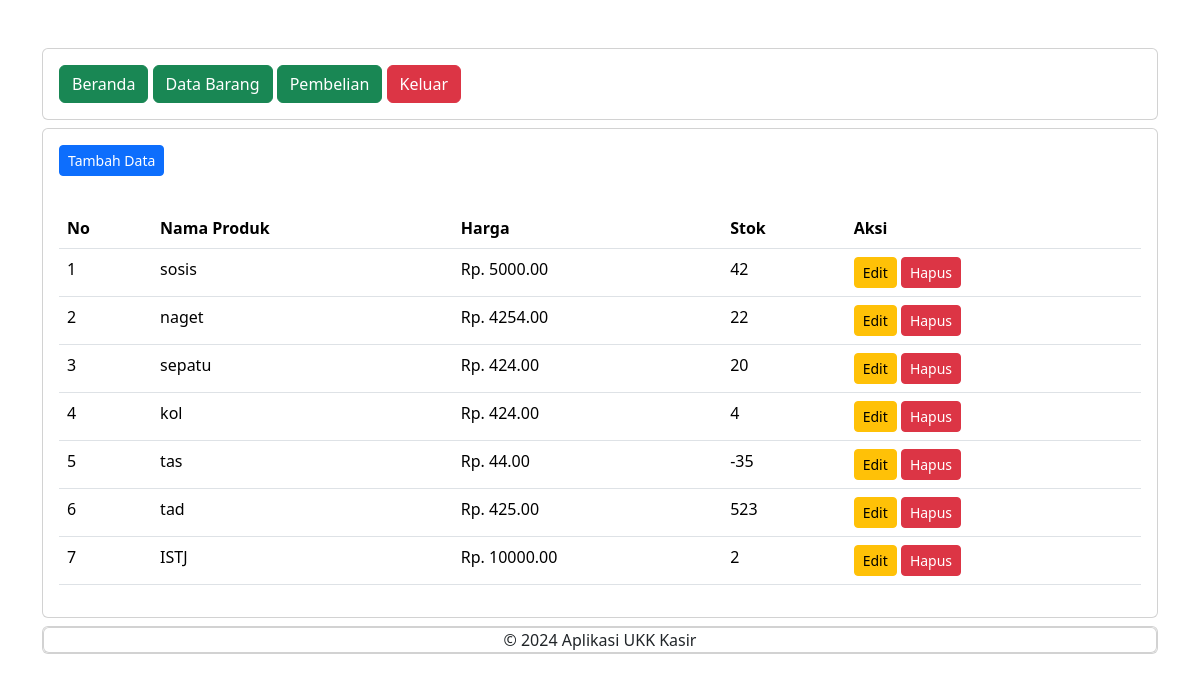
Page /petugas/data_barang.php (signed in) on the committed database.
### tables this page shows
CREATE TABLE `produk` (
  `produk_id` int(11) NOT NULL,
  `nama_produk` varchar(25) NOT NULL,
  `harga` decimal(10,2) NOT NULL,
  `stok` int(11) NOT NULL
);

### petugas/data_barang.php (the view, shortened to what this page needs)
<?php
include "header.php";
include "navbar.php";
?>
<div class="card mt-2">
    <div class="card-body">
        <button type="button" class="btn btn-primary btn-sm" data-bs-toggle="modal" data-bs-target="#tambah-data">
            Tambah Data
        </button>
    </div>
    <div class="card-body">
        <table class="table">
            <thead>
                <tr>
                    <th>No</th>
                    <th>Nama Produk</th>
                    <th>Harga</th>
                    <th>Stok</th>
                    <th>Aksi</th>
                </tr>
            </thead>
            <tbody>
                <?php
                include '../koneksi.php';
                $no = 1;
                $data = mysqli_query($koneksi,"select * from produk");
                while($d = mysqli_fetch_array($data)){
                    ?>
                    <tr>
                        <td><?= $no++ ?></td>
                        <td><?= $d['nama_produk']; ?></td>
                        <td>Rp. <?= $d['harga']; ?></td>
                        <td><?= $d['stok']; ?></td>
                        <td>
                            <button type="button" class="btn btn-warning btn-sm" data-bs-toggle="modal" data-bs-target="#edit-data<?= $d['produk_id'] ?>" <?= $d['produk_id']; ?>>
                                Edit
                            </button>
                            <button type="button" class="btn btn-danger btn-sm" data-bs-toggle="modal" data-bs-target="#hapus-data<?= $d['produk_id'] ?>" <?= $d['produk_id']; ?>>
                                Hapus
                            </button>
                        </td>
                    </tr>
                <?php } ?>
            </tbody>
        </table>
    </div>
</div>
<?php
include "footer.php";
?>

### rows in the picture
produk: nama_produk "sosis", harga "5000.00", stok "42"
produk: nama_produk "naget", harga "4254.00", stok "22"
produk: nama_produk "sepatu", harga "424.00", stok "20"
produk: nama_produk "kol", harga "424.00", stok "4"
produk: nama_produk "tas", harga "44.00", stok "-35"
produk: nama_produk "tad", harga "425.00", stok "523"
produk: nama_produk "ISTJ", harga "10000.00", stok "2"
